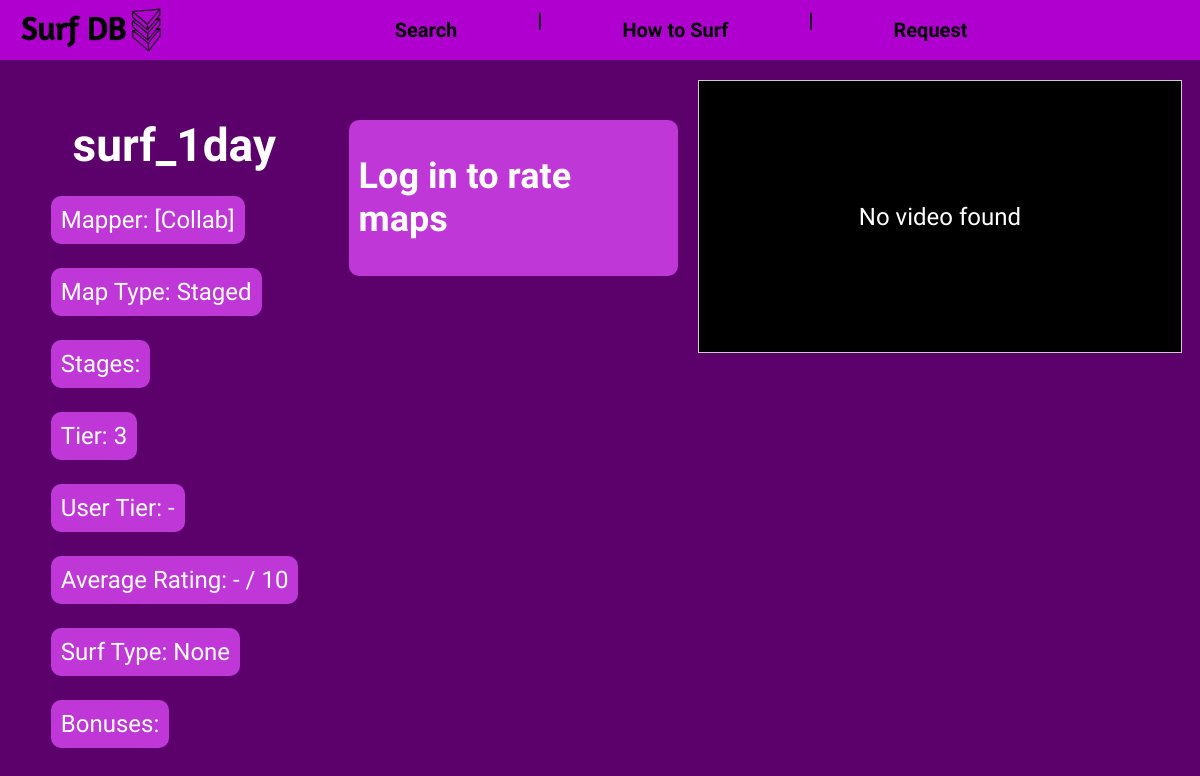
Page /map/surf_1day on the committed database.
### tables this page shows
CREATE TABLE "maps" (
    map_id INTEGER PRIMARY KEY AUTOINCREMENT,
    name TEXT UNIQUE NOT NULL,
    tier INTEGER NOT NULL,
    type TEXT NOT NULL,
    mapper TEXT,
    youtube TEXT,
    stages TEXT,
    bonuses INTEGER
);

### app.py (the view)
@app.route('/map/<string:map_name>')
def map_page(map_name):
    map_data = db.execute("""SELECT maps.*,
                                COUNT(ratings.map_id) AS rating_count,
                                AVG(ratings.rating) AS average_rating,
                                (SELECT surftype
                                    FROM ratings r
                                    WHERE r.map_id = maps.map_id
                                    GROUP BY surftype
                                    ORDER BY COUNT(surftype) DESC
                                    LIMIT 1) AS surftype
                            FROM maps
                            LEFT JOIN ratings ON maps.map_id = ratings.map_id
                            WHERE maps.name = ?
                            GROUP BY maps.map_id
                            """, map_name)
    if not map_data:
        return render_template('nomap.html')
    map_data = map_data[0]
    loggedin = False
    if 'userid' in session:
        user_ratings = db.execute("SELECT * FROM ratings WHERE map_id =? AND userid =?", map_data['map_id'], session['userid'])
        user_data = user_ratings[0] if user_ratings else None
        loggedin = True
    else:
        user_data = None
    return render_template('map.html', map_data=map_data, user_data=user_data, loggedin=loggedin)

### templates/map.html (shortened to what this page needs)
{% extends "layout.html" %}
{% block main %}
<div>
    <div class="container3">
        <div class="results2">
            <h2 class="mapname">{{ map_data.name }}</h2>
            <p class="mapinfo">Mapper: {{ map_data.mapper }}</p>
            <p class="mapinfo">Map Type: {{ map_data.type }}</p>
            <p class="mapinfo">Stages: {{ map_data.stages }}</p>
            <p class="mapinfo">Tier: {{ map_data.tier }}</p>
            {% if map_data.get('usertier') == none %}
                <p class="mapinfo">User Tier: -</p>
            {% else %}
                <p class="mapinfo">User Tier: {{ map_data.usertier|float|round(1) }}</p>
            {% endif %}
            {% if map_data.average_rating == none %}
                <p class="mapinfo">Average Rating: - / 10</p>
            {% endif %}
            <p class="mapinfo">Surf Type: {{ map_data.surftype }}</p>
            <p class="mapinfo">Bonuses: {{ map_data.bonuses }}</p>
        </div>
        <div class="rate">
            {% if loggedin == true %}
                <h2 class="rateheading">Rate this map</h2>
                <form>
                    <div>
                        <label class="ratemargin" for="rating">Rating:</label>
                        <input class="rateform" type="number" id="rating" name="rating" min="0" max="10" step="0.1"> / 10
                    </div>
                    <div>
                        <label class="ratemargin" for="tier">Tier:</label>
                        <input class="rateform" type="number" id="tier" name="tier" min="1" max="8.9" step="0.1">
                    </div>
                    <div>
                        <label class="ratemargin" for="type">Surf type:</label>
                        <select class="rateform" id="type" name="type">
                        <option value="" disabled selected>Select</option>
                        <option value="Unit">Unit</option>
                        <option value="Tech">Tech</option>
                        <option value="Maxvel">Maxvel</option>
                        <option value="Combo">Combo</option>
                        <option value="None">None</option>
                        </select>
                    </div>
                    <button class="ratesubmit" type="submit">Save</button>
                </form>
            {% else %}
                <h2>Log in to rate maps</h2>
            {% endif %}
        </div>
        <div class="mapvid">
            <div class="video-container2">
                <div class="video-placeholder" id="video-placeholder">No video found</div>
            </div>
        </div>
    </div>
</div>
{% endblock %}

### static/styles.css (style rules this page uses)
body { margin: 0; font-family: 'Abel', sans-serif; background-color: #5c006c; overflow-x: hidden; }
.container3 { display: flex; justify-content: space-between; }
.mapname { font-size: 46px; font-weight: bold; margin-bottom: 10px; color: #ffffff; }
.video-placeholder { position: absolute; top: 0; left: 0; width: 100%; height: 100%; background-color: black; color: white; display: flex; align-items: center; justify-content: center; font-size: 24px; text-align: center; z-index: 1; }
.mapinfo { background-color: #bf37d7; display: block; border-radius: 10px; width: fit-content; font-size: 24px; color: #ffffff; padding: 10px; margin-left: 10%; }
.video-container2 { position: relative; width: 100%; padding-top: 56.25%; border: 1px solid #ccc; }
.results2 { text-align: center; width: 30%; padding:20px; box-sizing: border-box; }
.rate { background-color: #bf37d7; display: flex; flex-direction: column; align-items: center; align-self: flex-start; border-radius: 10px; font-size: 24px; color: #ffffff; padding: 5px 10px; line-height: 1.2; margin-top: 5%; }
.rate h2 { margin-right: 10px; }
.mapvid { width: 45%; padding:20px; box-sizing: border-box; }

### rows in the picture
maps: name "surf_1day", mapper "[Collab]", type "Staged", tier "3"

### other values in the picture
{{ map_data.surftype }} "None"
